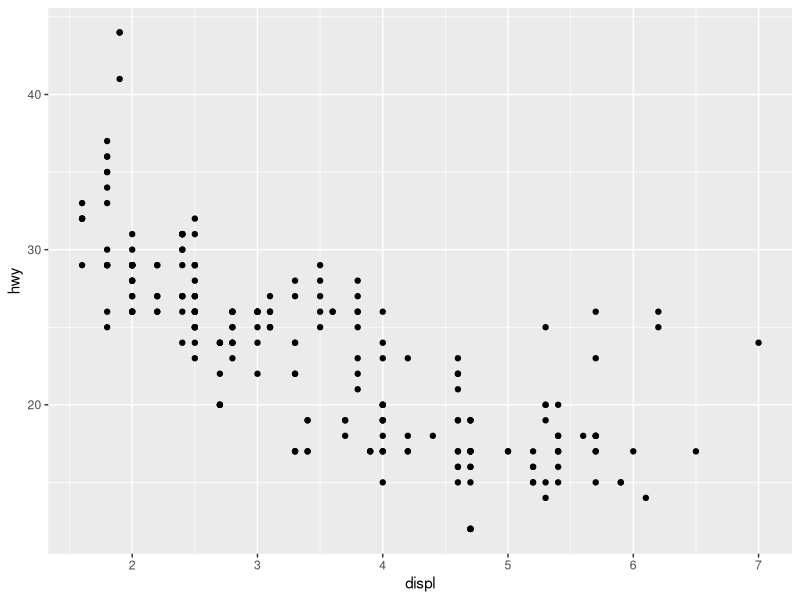
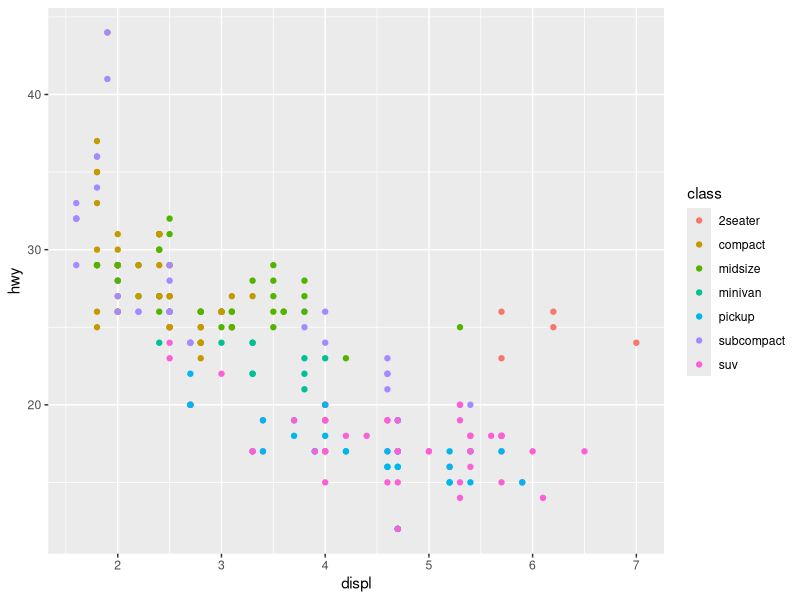
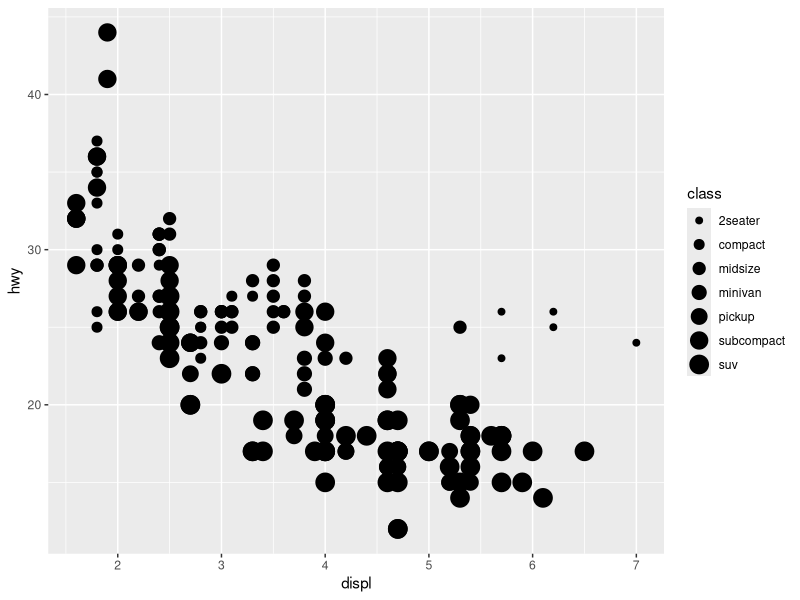
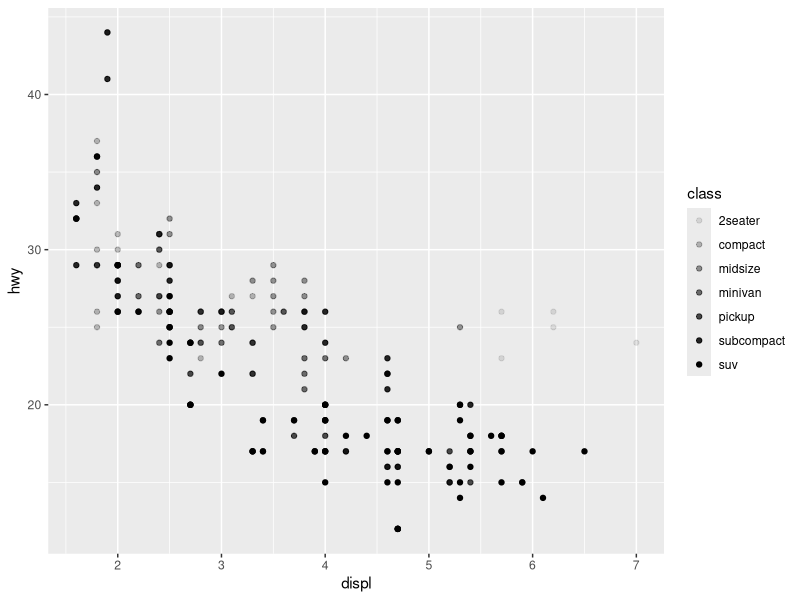
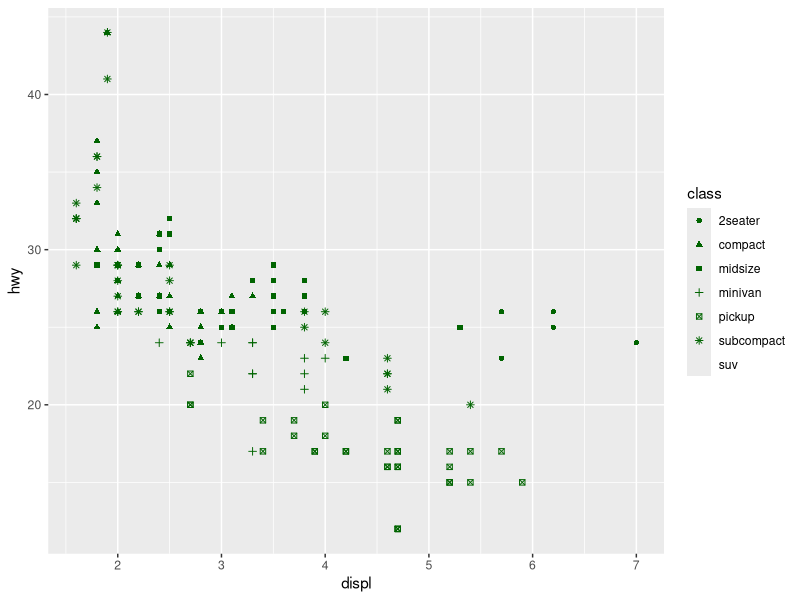

Write R code to recreate these figures, in order.
#https://r4ds.had.co.nz/data-visualisation.html
library(tidyverse)
library(ggplot2)
View(mpg) #mpg is built-in dataset in tidyverse library
#SCATTER PLOT with geom_point()
ggplot(data = mpg) +
  geom_point(mapping = aes(x = displ, y=hwy))
#color by "class"
ggplot(data = mpg) +
  geom_point(mapping = aes(x = displ, y=hwy, color = class))
#size by "class"
ggplot(data = mpg) +
  geom_point(mapping = aes(x = displ, y=hwy, size = class))
#alpha (transparency) by "class"
ggplot(data = mpg) +
  geom_point(mapping = aes(x = displ, y=hwy, alpha = class))
#shape by "class" - default 6 shapes at a time, the 7th goes unplotted
ggplot(data = mpg) +
  geom_point(mapping = aes(x = displ, y=hwy, shape = class), color = "darkgreen")


#save plot object: a<- ggplot(). Then we can save a as a png file or whatever we would like